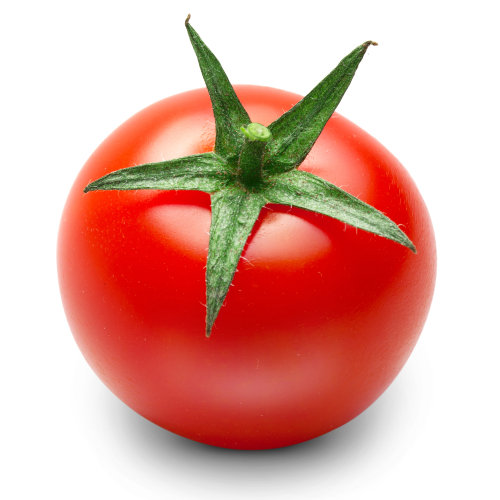
#> input picture Hackathon/download.jpg, 1000 x 1000 px, given in place of download.jpg1.jpg, which was not available (shown at 1/2 size); the run also reads 1 picture not shown here
$ python edge.py download.jpg 5 5
#> lines starting #> are read from the running program, lines starting #| are printed output that depends on the picture; after the words box and inside, x2 and y2 are one past the last pixel; in counts of white or black regions, pixels touching at a corner belong together; pictures that were not available may be replaced by others from this repository, and a replacement may not be noted
import cv2
import numpy as np
import sys
from matplotlib import pyplot

for i in range(1, 20+1):
    path = sys.argv[1] + str(i) + ".jpg"

    frame = cv2.imread(path)
#> frame is the input picture: shape (1000, 1000, 3); mean B, G, R 162.3, 172.2, 224.1
    #frame =  cv2.fastNlMeansDenoisingColored(frame1,None,10,10,7,21)

    # Converting the image to grayscale.
    gray = cv2.cvtColor(frame, cv2.COLOR_BGR2GRAY)
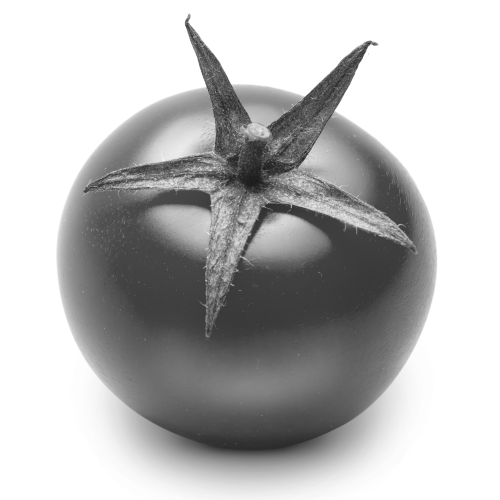
#> gray: shape (1000, 1000) (shown at 1/2 size); min 24, max 255, mean 186.6
    # Using the Canny filter to get contours
    edges = cv2.Canny(gray, int(sys.argv[2]), int(sys.argv[3]))
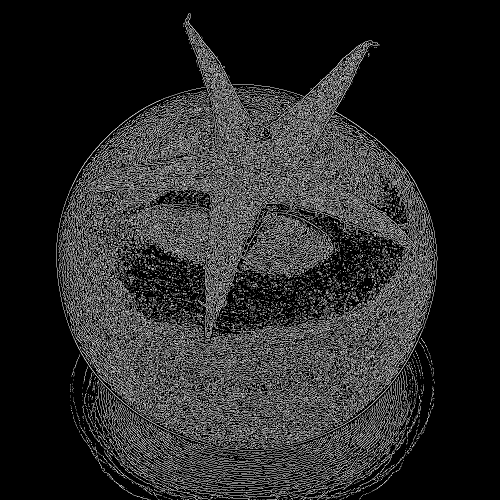
#> edges: shape (1000, 1000) (shown at 1/2 size); 16.2% white in thin lines or dots, all inside (x1, y1, x2, y2) = (112, 27, 875, 1000)
    # Using the Canny filter with different parameters
    #edges_high_thresh = cv2.Canny(gray, 60, 120)
    # Stacking the images to print them together
    # For comparison
    #images = np.hstack((edges))

    # Display the resulting frame
    #cv2.imshow('Frame', edges)

    coords = cv2.findNonZero(edges)  # Find all non-zero points (text)
#> coords = contour of 161587 points, box (x1, y1, x2, y2) (112, 27, 875, 1000), area 32674
    x, y, w, h = cv2.boundingRect(coords)  # Find minimum spanning bounding box
#> x = 112; y = 27; w = 763; h = 973
    rect = frame[y:y + h, x:x + w]  # Crop the image - note we do this on the original image
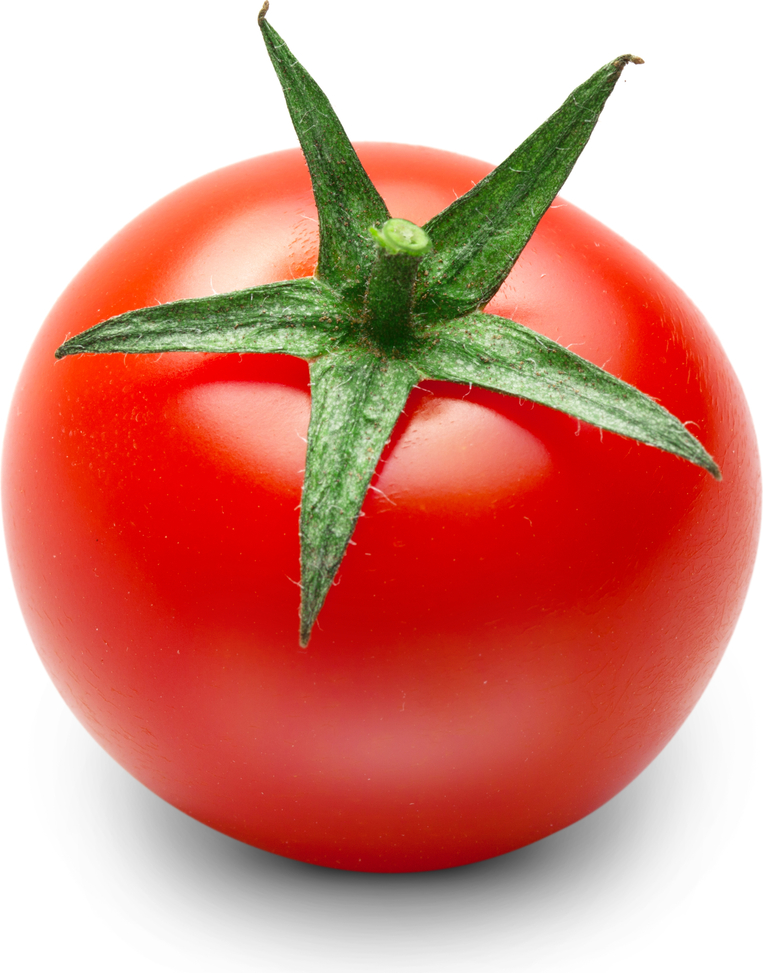
#> rect: shape (973, 763, 3); mean B, G, R 130.1, 143.5, 213.4
#> (the run stopped early here; a loop or call above may not have finished)
